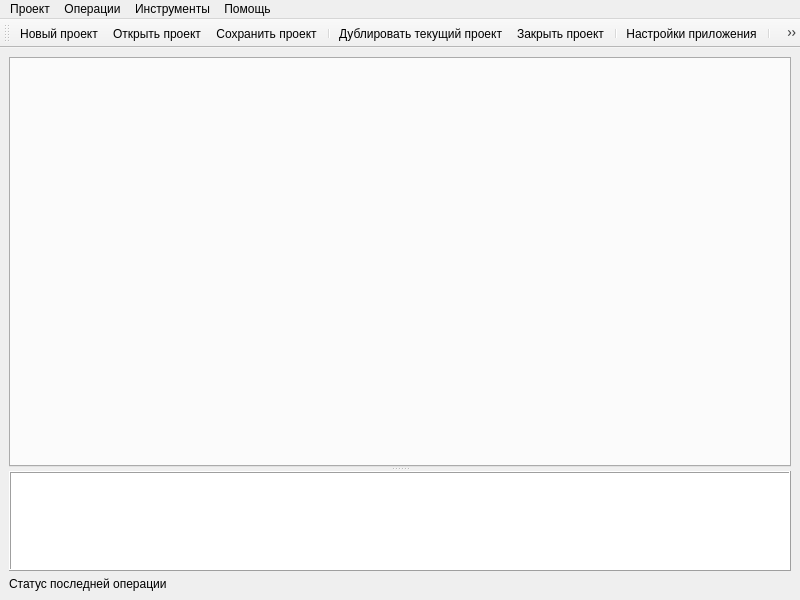
<?xml version="1.0" encoding="UTF-8"?>
<ui version="4.0">
 <class>MainWindow</class>
 <widget class="QMainWindow" name="MainWindow">
  <property name="geometry">
   <rect>
    <x>0</x>
    <y>0</y>
    <width>800</width>
    <height>600</height>
   </rect>
  </property>
  <property name="windowTitle">
   <string>Конструктор нейронных сетей</string>
  </property>
  <property name="windowIcon">
   <iconset resource="resources.qrc">
    <normaloff>:/icons/icons/program_icon.png</normaloff>:/icons/icons/program_icon.png</iconset>
  </property>
  <property name="iconSize">
   <size>
    <width>26</width>
    <height>26</height>
   </size>
  </property>
  <widget class="QWidget" name="centralwidget">
   <layout class="QVBoxLayout" name="verticalLayout">
    <item>
     <widget class="QSplitter" name="splitter">
      <property name="orientation">
       <enum>Qt::Vertical</enum>
      </property>
      <widget class="QTabWidget" name="tab_widget"/>
      <widget class="QPlainTextEdit" name="log">
       <property name="maximumSize">
        <size>
         <width>16777215</width>
         <height>100</height>
        </size>
       </property>
       <property name="frameShape">
        <enum>QFrame::Box</enum>
       </property>
       <property name="frameShadow">
        <enum>QFrame::Raised</enum>
       </property>
       <property name="readOnly">
        <bool>true</bool>
       </property>
       <property name="textInteractionFlags">
        <set>Qt::TextSelectableByMouse</set>
       </property>
      </widget>
     </widget>
    </item>
    <item>
     <widget class="QLabel" name="status_label">
      <property name="text">
       <string>Статус последней операции</string>
      </property>
     </widget>
    </item>
   </layout>
  </widget>
  <widget class="QMenuBar" name="menubar">
   <property name="geometry">
    <rect>
     <x>0</x>
     <y>0</y>
     <width>800</width>
     <height>17</height>
    </rect>
   </property>
   <widget class="QMenu" name="project_menu">
    <property name="title">
     <string>Проект</string>
    </property>
    <addaction name="a_new_project"/>
    <addaction name="a_open_project"/>
    <addaction name="a_save_project"/>
    <addaction name="separator"/>
    <addaction name="a_duplicate_project"/>
    <addaction name="a_close_project"/>
    <addaction name="separator"/>
    <addaction name="a_app_settings"/>
    <addaction name="separator"/>
    <addaction name="a_exit_program"/>
   </widget>
   <widget class="QMenu" name="help_menu">
    <property name="title">
     <string>Помощь</string>
    </property>
    <addaction name="a_about"/>
   </widget>
   <widget class="QMenu" name="instruments_menu">
    <property name="title">
     <string>Инструменты</string>
    </property>
    <addaction name="a_color_picker"/>
    <addaction name="a_file_selector"/>
   </widget>
   <widget class="QMenu" name="menu">
    <property name="title">
     <string>Операции</string>
    </property>
    <addaction name="a_add_code_block"/>
    <addaction name="a_add_text_block"/>
    <addaction name="separator"/>
    <addaction name="a_run_selected_blocks"/>
    <addaction name="a_stop_execution"/>
    <addaction name="a_restart_kernel"/>
    <addaction name="a_clear_outputs"/>
    <addaction name="a_delete_selected_blocks"/>
   </widget>
   <addaction name="project_menu"/>
   <addaction name="menu"/>
   <addaction name="instruments_menu"/>
   <addaction name="help_menu"/>
  </widget>
  <widget class="QToolBar" name="toolBar">
   <property name="windowTitle">
    <string>toolBar</string>
   </property>
   <attribute name="toolBarArea">
    <enum>TopToolBarArea</enum>
   </attribute>
   <attribute name="toolBarBreak">
    <bool>false</bool>
   </attribute>
   <addaction name="a_new_project"/>
   <addaction name="a_open_project"/>
   <addaction name="a_save_project"/>
   <addaction name="separator"/>
   <addaction name="a_duplicate_project"/>
   <addaction name="a_close_project"/>
   <addaction name="separator"/>
   <addaction name="a_app_settings"/>
   <addaction name="separator"/>
   <addaction name="a_add_code_block"/>
   <addaction name="a_add_text_block"/>
   <addaction name="separator"/>
   <addaction name="a_run_selected_blocks"/>
   <addaction name="a_stop_execution"/>
   <addaction name="a_restart_kernel"/>
   <addaction name="a_clear_outputs"/>
   <addaction name="a_delete_selected_blocks"/>
   <addaction name="separator"/>
   <addaction name="a_color_picker"/>
   <addaction name="a_file_selector"/>
   <addaction name="separator"/>
   <addaction name="a_about"/>
  </widget>
  <action name="a_new_project">
   <property name="icon">
    <iconset resource="resources.qrc">
     <normaloff>:/icons/icons/new_project.png</normaloff>:/icons/icons/new_project.png</iconset>
   </property>
   <property name="text">
    <string>Новый проект</string>
   </property>
  </action>
  <action name="a_duplicate_project">
   <property name="icon">
    <iconset resource="resources.qrc">
     <normaloff>:/icons/icons/duplicate_project.png</normaloff>:/icons/icons/duplicate_project.png</iconset>
   </property>
   <property name="text">
    <string>Дублировать текущий проект</string>
   </property>
  </action>
  <action name="a_save_project">
   <property name="icon">
    <iconset resource="resources.qrc">
     <normaloff>:/icons/icons/save_project.png</normaloff>:/icons/icons/save_project.png</iconset>
   </property>
   <property name="text">
    <string>Сохранить проект</string>
   </property>
   <property name="shortcut">
    <string>Ctrl+S</string>
   </property>
  </action>
  <action name="a_exit_program">
   <property name="icon">
    <iconset resource="resources.qrc">
     <normaloff>:/icons/icons/exit_program.png</normaloff>:/icons/icons/exit_program.png</iconset>
   </property>
   <property name="text">
    <string>Выйти</string>
   </property>
  </action>
  <action name="a_about">
   <property name="icon">
    <iconset resource="resources.qrc">
     <normaloff>:/icons/icons/about.png</normaloff>:/icons/icons/about.png</iconset>
   </property>
   <property name="text">
    <string>О программе</string>
   </property>
  </action>
  <action name="a_app_settings">
   <property name="icon">
    <iconset resource="resources.qrc">
     <normaloff>:/icons/icons/settings.png</normaloff>:/icons/icons/settings.png</iconset>
   </property>
   <property name="text">
    <string>Настройки приложения</string>
   </property>
  </action>
  <action name="a_open_project">
   <property name="icon">
    <iconset resource="resources.qrc">
     <normaloff>:/icons/icons/open_project.png</normaloff>:/icons/icons/open_project.png</iconset>
   </property>
   <property name="text">
    <string>Открыть проект</string>
   </property>
   <property name="shortcut">
    <string>Ctrl+O</string>
   </property>
  </action>
  <action name="a_color_picker">
   <property name="icon">
    <iconset resource="resources.qrc">
     <normaloff>:/icons/icons/color_picker.png</normaloff>:/icons/icons/color_picker.png</iconset>
   </property>
   <property name="text">
    <string>Выбор цвета</string>
   </property>
  </action>
  <action name="a_file_selector">
   <property name="icon">
    <iconset resource="resources.qrc">
     <normaloff>:/icons/icons/file_selector.png</normaloff>:/icons/icons/file_selector.png</iconset>
   </property>
   <property name="text">
    <string>Выбор файлов</string>
   </property>
  </action>
  <action name="a_add_code_block">
   <property name="icon">
    <iconset resource="resources.qrc">
     <normaloff>:/icons/icons/new_code_block.png</normaloff>:/icons/icons/new_code_block.png</iconset>
   </property>
   <property name="text">
    <string>Добавить блок кода</string>
   </property>
   <property name="shortcut">
    <string>Ctrl+B</string>
   </property>
  </action>
  <action name="a_add_text_block">
   <property name="icon">
    <iconset resource="resources.qrc">
     <normaloff>:/icons/icons/add_text_block.png</normaloff>:/icons/icons/add_text_block.png</iconset>
   </property>
   <property name="text">
    <string>Добавить текстовый блок</string>
   </property>
   <property name="shortcut">
    <string>Ctrl+T</string>
   </property>
  </action>
  <action name="a_stop_execution">
   <property name="icon">
    <iconset resource="resources.qrc">
     <normaloff>:/icons/icons/stop_execution.png</normaloff>:/icons/icons/stop_execution.png</iconset>
   </property>
   <property name="text">
    <string>Остановить выполнение всех блоков</string>
   </property>
  </action>
  <action name="a_clear_outputs">
   <property name="icon">
    <iconset resource="resources.qrc">
     <normaloff>:/icons/icons/clear_outputs.png</normaloff>:/icons/icons/clear_outputs.png</iconset>
   </property>
   <property name="text">
    <string>Очистить вывод выбранных блоков</string>
   </property>
  </action>
  <action name="a_restart_kernel">
   <property name="icon">
    <iconset resource="resources.qrc">
     <normaloff>:/icons/icons/restart_kernel.png</normaloff>:/icons/icons/restart_kernel.png</iconset>
   </property>
   <property name="text">
    <string>Перезапустить ядро</string>
   </property>
  </action>
  <action name="a_close_project">
   <property name="icon">
    <iconset resource="resources.qrc">
     <normaloff>:/icons/icons/close_project.png</normaloff>:/icons/icons/close_project.png</iconset>
   </property>
   <property name="text">
    <string>Закрыть проект</string>
   </property>
  </action>
  <action name="a_run_selected_blocks">
   <property name="icon">
    <iconset resource="resources.qrc">
     <normaloff>:/icons/icons/run.png</normaloff>:/icons/icons/run.png</iconset>
   </property>
   <property name="text">
    <string>Запустить выбранные блоки</string>
   </property>
   <property name="shortcut">
    <string>Ctrl+R</string>
   </property>
  </action>
  <action name="a_delete_selected_blocks">
   <property name="icon">
    <iconset resource="resources.qrc">
     <normaloff>:/icons/icons/delete.png</normaloff>:/icons/icons/delete.png</iconset>
   </property>
   <property name="text">
    <string>Удалить выбранные блоки</string>
   </property>
  </action>
 </widget>
 <resources>
  <include location="resources.qrc"/>
 </resources>
 <connections/>
</ui>
